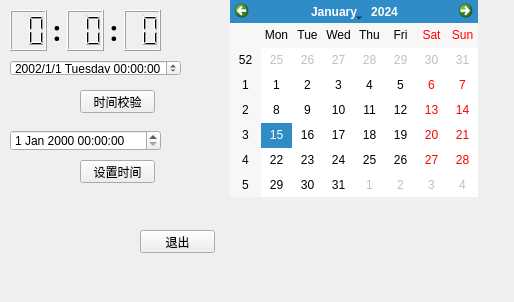
<?xml version="1.0" encoding="UTF-8"?>
<ui version="4.0">
 <class>Date_Time</class>
 <widget class="QWidget" name="Date_Time">
  <property name="geometry">
   <rect>
    <x>0</x>
    <y>0</y>
    <width>514</width>
    <height>302</height>
   </rect>
  </property>
  <property name="windowTitle">
   <string>Form</string>
  </property>
  <widget class="QDateTimeEdit" name="dateTimeEdit">
   <property name="geometry">
    <rect>
     <x>10</x>
     <y>130</y>
     <width>151</width>
     <height>21</height>
    </rect>
   </property>
  </widget>
  <widget class="QCalendarWidget" name="calendarWidget">
   <property name="geometry">
    <rect>
     <x>230</x>
     <y>0</y>
     <width>248</width>
     <height>197</height>
    </rect>
   </property>
  </widget>
  <widget class="QPushButton" name="Set_datatime">
   <property name="geometry">
    <rect>
     <x>80</x>
     <y>160</y>
     <width>75</width>
     <height>23</height>
    </rect>
   </property>
   <property name="text">
    <string>设置时间</string>
   </property>
  </widget>
  <widget class="QPushButton" name="datetime_check">
   <property name="geometry">
    <rect>
     <x>80</x>
     <y>90</y>
     <width>75</width>
     <height>23</height>
    </rect>
   </property>
   <property name="text">
    <string>时间校验</string>
   </property>
  </widget>
  <widget class="QDateTimeEdit" name="dateTimeEdit_2">
   <property name="geometry">
    <rect>
     <x>10</x>
     <y>60</y>
     <width>171</width>
     <height>16</height>
    </rect>
   </property>
   <property name="dateTime">
    <datetime>
     <hour>0</hour>
     <minute>0</minute>
     <second>0</second>
     <year>2002</year>
     <month>1</month>
     <day>1</day>
    </datetime>
   </property>
   <property name="displayFormat">
    <string>yyyy/M/d dddd HH:mm:ss</string>
   </property>
  </widget>
  <widget class="QPushButton" name="close">
   <property name="geometry">
    <rect>
     <x>140</x>
     <y>230</y>
     <width>75</width>
     <height>23</height>
    </rect>
   </property>
   <property name="text">
    <string>退出</string>
   </property>
  </widget>
  <widget class="QWidget" name="">
   <property name="geometry">
    <rect>
     <x>10</x>
     <y>10</y>
     <width>151</width>
     <height>41</height>
    </rect>
   </property>
   <layout class="QHBoxLayout" name="horizontalLayout">
    <item>
     <widget class="QLCDNumber" name="lcdNumber_h">
      <property name="digitCount">
       <number>2</number>
      </property>
      <property name="intValue" stdset="0">
       <number>3215</number>
      </property>
     </widget>
    </item>
    <item>
     <widget class="QLabel" name="label">
      <property name="font">
       <font>
        <family>Aharoni</family>
        <pointsize>20</pointsize>
        <weight>75</weight>
        <bold>true</bold>
       </font>
      </property>
      <property name="text">
       <string>:</string>
      </property>
     </widget>
    </item>
    <item>
     <widget class="QLCDNumber" name="lcdNumber_m">
      <property name="digitCount">
       <number>2</number>
      </property>
     </widget>
    </item>
    <item>
     <widget class="QLabel" name="label_2">
      <property name="font">
       <font>
        <family>Aharoni</family>
        <pointsize>20</pointsize>
        <weight>75</weight>
        <bold>true</bold>
       </font>
      </property>
      <property name="text">
       <string>:</string>
      </property>
     </widget>
    </item>
    <item>
     <widget class="QLCDNumber" name="lcdNumber_s">
      <property name="digitCount">
       <number>2</number>
      </property>
     </widget>
    </item>
   </layout>
  </widget>
 </widget>
 <resources/>
 <connections/>
</ui>
